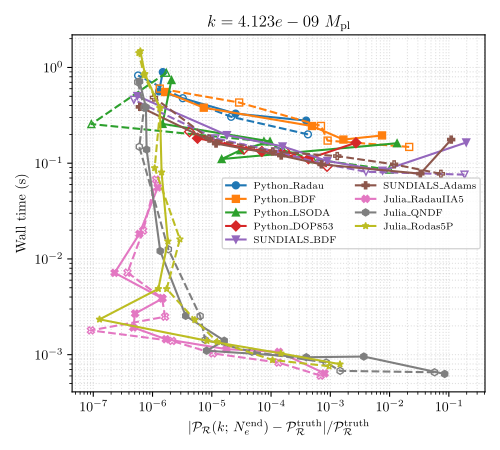

Source code (Python):
#!/usr/bin/env python3
"""Standalone single-k MS-equation solver Pareto benchmark.

Reproduces the appendix Pareto figure of LatticeLetter (Barker, Gladwyn,
Zell) at a single k value.  Nine ODE solvers (scipy.solve_ivp x 4,
SUNDIALS CVODE x 2, Julia OrdinaryDiffEq.jl x 3) are run over a 10-point
rtol sweep against both the full Mukhanov-Sasaki equation and its
deformed (no-metric-perturbation) variant.  The resulting wall-time vs
relative-error trade-off is rendered as a single-panel figure.

This script and the companion `ms_bench.jl` constitute a self-contained
reproduction kit: no imports from the rest of the CLInflation tree, no
historical data dependency.

Requirements:
    Python:  numpy, scipy, matplotlib, sksundae
    Julia:   1.10+, with OrdinaryDiffEq + BSplineKit + NPZ instantiated
             (`julia --project=. -e 'import Pkg; Pkg.instantiate()'`)
    LaTeX:   any TeX install with amsmath, amssymb, underscore

Usage:
    python pareto.py [--k VALUE_IN_GEV] [--out PATH]
"""
from __future__ import annotations

import argparse
import os
import shutil
import signal
import subprocess
import tempfile
import time as _time
from concurrent.futures import ProcessPoolExecutor, as_completed
from collections import defaultdict
from pathlib import Path

import numpy as np
from scipy import optimize
from scipy.interpolate import UnivariateSpline, BSpline
from scipy.integrate import solve_ivp

import matplotlib
matplotlib.use("Agg")
matplotlib.rcParams['text.usetex'] = True
matplotlib.rcParams['font.family'] = 'serif'
matplotlib.rcParams['text.latex.preamble'] = r'\usepackage{amsmath,amssymb}\usepackage{underscore}'
import matplotlib.pyplot as plt


Mp = 2.435e18  # reduced Planck mass in GeV

# -------------------------- pbh (USR) model --------------------------
# Inflaton potential V(phi), and the Einstein-frame field h.  Parameters
# are the same ones the paper uses for the Pareto figure.
c2, c3, phi0, lam, xi = 0.03, 0.075, 0.97, 6.6e-11, 0.10483


def V_phi(phi):
    return lam / (24 * (1 + xi * phi**2)**2) * (
        3 * phi**4 + xi**2 * phi0**4 * phi**4
        - 8 * (1 + c3) * phi0 * phi**3
        + 2 * (1 + c2) * (3 + xi * phi0**2) * phi0**2 * phi**2)


def _hofphi(phi):
    # Einstein-frame field redefinition for non-minimal coupling.
    return (np.sqrt((1 + 6 * xi) / xi)
            * np.arcsinh(phi * np.sqrt(xi * (1 + 6 * xi)))
            - np.sqrt(6) * np.arctanh(
                (np.sqrt(6) * xi * phi) / np.sqrt(1 + xi * (1 + 6 * xi) * phi**2)))


def _find_phi_for_h(h):
    for seed in np.linspace(1.0, 12.0, 100):
        sol = optimize.root(lambda p, h: _hofphi(p) - h, seed, args=(h,))
        if sol.success:
            return sol.x[0]
    return None


def V_h(h):
    return V_phi(_find_phi_for_h(h))


def h_derivatives(x, _Ne, Vh, Vh_grad):
    return [x[1], -3*x[1] + x[1]**3/2 - (3 - x[1]**2/2) * Vh_grad(x[0]) / Vh(x[0])]


# -------------------------- Background --------------------------

def build_background():
    """Return spline interpolants + (NStart, Nend, k_Ne, Ne_k).

    Mirrors the production setup in ms_benchmark.py (which itself follows
    pbh.py exactly): integrate the Einstein-frame inflaton background
    starting at h0=11 with slow-roll IC, then construct k(N_e) = a H.
    """
    print("Building V(h) interpolation...")
    h_grid = np.linspace(0, 14, 1000)
    Vh = UnivariateSpline(h_grid, [V_h(h) for h in h_grid], k=4, s=0)
    Vh_grad = Vh.derivative()

    h0  = 11
    H0  = np.sqrt(Vh(h0) / 3)
    dh0 = -Vh_grad(h0) / (3 * H0)

    print("Integrating background phi(N_e)...")
    NeArr = np.arange(0, 200, 1e-3)
    h_event = lambda Ne, x: x[0]
    h_event.terminal, h_event.direction = True, -1
    sol = solve_ivp(lambda Ne, x: h_derivatives(x, Ne, Vh, Vh_grad),
                    (NeArr[0], NeArr[-1]), [h0, dh0], t_eval=NeArr,
                    method='DOP853', atol=1e-12, rtol=1e-12, events=h_event)
    phi_arr, dphi_arr, NeArr = sol.y[0], sol.y[1], sol.t

    dphi_spl = UnivariateSpline(NeArr, dphi_arr, k=1, s=0)
    eps_arr  = dphi_arr**2 / 2
    eps_spl  = UnivariateSpline(NeArr, eps_arr, k=1, s=0)
    eta_arr  = eps_arr - 0.5 * eps_spl.derivative()(NeArr) / eps_arr
    eta_spl  = UnivariateSpline(NeArr, eta_arr, k=1, s=0)
    H_arr    = np.where(Vh(phi_arr) / (3 - eps_arr) > 0,
                        np.sqrt(Vh(phi_arr) / (3 - eps_arr)), 0)
    H_spl    = UnivariateSpline(NeArr, H_arr, k=1, s=0)

    Nend  = min(optimize.brentq(lambda Ne: eps_spl(Ne) - 1.0, 0, NeArr[-1]),
                NeArr[-1])
    NStart = 74

    def k_Ne(Ne):
        return H_spl(Ne) * np.exp(Ne - NStart) * Mp

    x_full = np.append(np.arange(0, Nend, 1e-4), Nend)
    k_full = k_Ne(x_full)
    x_mono = x_full[:np.argmax(k_full) + 1]
    k_mono = k_full[:np.argmax(k_full) + 1]
    k_spl  = UnivariateSpline(x_mono, k_mono, k=1, s=0)

    def Ne_k(ks):
        return np.array([optimize.brentq(lambda Ne: k_spl(Ne) - kk, 0, x_mono[-1])
                         for kk in ks])

    print(f"  Nend = {Nend:.2f}, NStart = {NStart}, "
          f"k_max = {k_mono[-1]/Mp:.3e} Mp")
    return eps_spl, dphi_spl, eta_spl, H_spl, k_Ne, Ne_k, NStart, Nend


# -------------------------- Spline IO --------------------------

def _spline_to_arrays(spl):
    t, c, k = spl._eval_args
    return (np.array(t), np.array(c), int(k))


def _spline_from_arrays(t, c, k):
    return BSpline(t, c, k)


# -------------------------- Solver wrappers --------------------------

def _solve_ivp_endpoint(k, Ni, Nf, k_Ne_fn, eps_spl, dphi_spl,
                        Foo, NStart, method, rtol, atol):
    """scipy.solve_ivp -> final P(k).  Two integrations: real + imag rotation."""
    ki = k_Ne_fn(Ni)
    scaling = 1e4
    tspan = [Ni, Nf]

    def f(Ne, y):
        u, up = y
        eps = eps_spl(Ne)
        foo = Foo(Ne, k)
        return [up, -(1 - eps) * up - foo * u]

    R0 = np.array([1.0 / scaling, 0.0])
    I0 = np.array([0.0, -k / ki / scaling])

    sol_R = solve_ivp(f, tspan, R0, method=method, rtol=rtol, atol=atol,
                      dense_output=False)
    sol_I = solve_ivp(f, tspan, I0, method=method, rtol=rtol, atol=atol,
                      dense_output=False)
    return _power_spectrum(k, Nf, NStart, dphi_spl,
                           sol_R.y[0, -1], sol_I.y[0, -1], scaling)


def _cvode_endpoint(k, Ni, Nf, k_Ne_fn, eps_spl, dphi_spl,
                    Foo, NStart, method, rtol, atol):
    """SUNDIALS CVODE (via sksundae) -> final P(k).  Two integrations."""
    from sksundae.cvode import CVODE
    ki = k_Ne_fn(Ni)
    scaling = 1e4
    tspan = np.array([Ni, Nf])

    def f(Ne, y, yp):
        u, up = y
        eps = eps_spl(Ne)
        foo = Foo(Ne, k)
        yp[0] = up
        yp[1] = -(1 - eps) * up - foo * u

    R0 = np.array([1.0 / scaling, 0.0])
    I0 = np.array([0.0, -k / ki / scaling])
    sR_end = CVODE(f, method=method, rtol=rtol, atol=atol, max_num_steps=500000).solve(tspan, R0).y[-1, 0]
    sI_end = CVODE(f, method=method, rtol=rtol, atol=atol, max_num_steps=500000).solve(tspan, I0).y[-1, 0]
    return _power_spectrum(k, Nf, NStart, dphi_spl, sR_end, sI_end, scaling)


def _power_spectrum(k, Nf, NStart, dphi_spl, R_end, I_end, scaling):
    u_sq = scaling**2 / (2 * k) * (R_end**2 + I_end**2)
    a_Nf = np.exp(Nf - NStart)
    z    = -a_Nf * dphi_spl(Nf) * Mp
    if z == 0:
        z = 1e-30
    return (k**3) * u_sq / (2 * np.pi**2 * z**2)


# -------------------------- Python pool worker --------------------------

class _Timeout(Exception): pass
def _alarm(signum, frame): raise _Timeout()


def _python_worker(args):
    """Sweep all rtols for one (method, k) over both equations.

    Loosest rtol first; once a solve times out at the per-rtol limit, all
    tighter rtols are auto-marked as failures (they would be slower).
    """
    RTOL_TIMEOUT = 1  # seconds
    (k, Ni, Nf, NStart, method, rtols, atol_fac,
     eps_arr, dphi_arr, eta_arr, hub_arr) = args

    eps_spl = _spline_from_arrays(*eps_arr)
    dphi_spl = _spline_from_arrays(*dphi_arr)
    eta_spl = _spline_from_arrays(*eta_arr)
    hub_spl = _spline_from_arrays(*hub_arr)
    eps_d = eps_spl.derivative()
    eta_d = eta_spl.derivative()

    def k_Ne(Ne):
        return hub_spl(Ne) * np.exp(Ne - NStart) * Mp

    def _foo(Ne, k_val, mod=False):
        kc = k_Ne(Ne)
        eps, et = float(eps_spl(Ne)), float(eta_spl(Ne))
        epsp, etp = float(eps_d(Ne)), float(eta_d(Ne))
        base = (k_val / kc)**2 + (1 + eps - et)*(et - 2) - (epsp - etp)
        return base + 2*eps*(3 + eps - 2*et) if mod else base

    sweep = sorted(rtols, reverse=True)
    results = []
    old = signal.signal(signal.SIGALRM, _alarm)
    try:
        for eq, mod in [("MS", False), ("MS_mod", True)]:
            for i, rt in enumerate(sweep):
                atol = rt * atol_fac
                signal.alarm(RTOL_TIMEOUT)
                try:
                    t0 = _time.perf_counter()
                    Foo_fn = lambda Ne, k_val, _mod=mod: _foo(Ne, k_val, _mod)
                    if method.startswith("CVODE_"):
                        P = _cvode_endpoint(k, Ni, Nf, k_Ne, eps_spl, dphi_spl,
                                            Foo_fn, NStart,
                                            method.split("_", 1)[1], rt, atol)
                    else:
                        P = _solve_ivp_endpoint(k, Ni, Nf, k_Ne, eps_spl, dphi_spl,
                                                Foo_fn, NStart, method, rt, atol)
                    dt = _time.perf_counter() - t0
                    ok = not (np.isnan(P) or np.isinf(P) or P <= 0)
                    results.append((method, rt, float(P) if ok else np.nan,
                                    dt, ok, eq))
                except _Timeout:
                    dt = _time.perf_counter() - t0
                    results.append((method, rt, np.nan, dt, False, eq))
                    # Skip remaining (tighter) rtols.
                    for rt_rem in sweep[i+1:]:
                        results.append((method, rt_rem, np.nan, 0.0, False, eq))
                    break
                finally:
                    signal.alarm(0)
    finally:
        signal.signal(signal.SIGALRM, old)
    return results


# -------------------------- Julia subprocess --------------------------

def _julia_worker(args):
    """One Julia subprocess handles all (Julia method x rtol x equation)
    for a single k.  Communicates via two NPZ files.
    """
    (k, Ni, Nf, NStart, julia_methods, rtols, atol_fac,
     eps_arr, dphi_arr, eta_arr, hub_arr, sysimage) = args

    julia_bin = shutil.which("julia")
    if julia_bin is None:
        return []

    here = Path(__file__).resolve().parent
    bench_jl = here / "ms_bench.jl"
    jl_names = [m.split("_", 1)[1] for m in julia_methods]  # strip "JL_"
    methods_str = ",".join(jl_names)

    with tempfile.TemporaryDirectory() as td:
        inp = os.path.join(td, "in.npz")
        out = os.path.join(td, "out.npz")
        np.savez(inp,
                 eps_t=eps_arr[0],  eps_c=eps_arr[1],  eps_k=np.float64(eps_arr[2]),
                 dphi_t=dphi_arr[0], dphi_c=dphi_arr[1], dphi_k=np.float64(dphi_arr[2]),
                 eta_t=eta_arr[0],  eta_c=eta_arr[1],  eta_k=np.float64(eta_arr[2]),
                 hub_t=hub_arr[0],  hub_c=hub_arr[1],  hub_k=np.float64(hub_arr[2]),
                 k_phys=np.float64(k), Ni=np.float64(Ni), Nf=np.float64(Nf),
                 NStart=np.float64(NStart),
                 methods_str=np.frombuffer(methods_str.encode("ascii"), dtype=np.uint8),
                 rtols=np.array(rtols, dtype=np.float64),
                 atol_factor=np.float64(atol_fac))

        cmd = [julia_bin]
        if sysimage and os.path.exists(sysimage):
            cmd.append(f"-J{sysimage}")
        cmd += [f"--project={here}", str(bench_jl), inp, out]
        env = os.environ.copy()
        env["OPENBLAS_NUM_THREADS"] = "1"
        env["MKL_NUM_THREADS"] = "1"

        try:
            r = subprocess.run(cmd, capture_output=True, text=True,
                               timeout=300, env=env)
            if r.returncode != 0:
                return []
            d = np.load(out)
        except (subprocess.TimeoutExpired, FileNotFoundError):
            return []

    results = []
    for eq, suffix in [("MS", ""), ("MS_mod", "_mod")]:
        Pf, wt, sc = d[f"P_finals{suffix}"], d[f"wall_times{suffix}"], d[f"success{suffix}"]
        idx = 0
        for m in julia_methods:
            for rt in rtols:
                P  = Pf[idx]
                ok = sc[idx] > 0.5
                results.append((m, rt, P if ok else np.nan, wt[idx], ok, eq))
                idx += 1
    return results


# -------------------------- Ground truth --------------------------

def compute_ground_truth(results):
    """Consensus P_truth = mean of each Julia method's tightest-rtol value.

    Python solvers are explicitly excluded from contributing to the
    reference because they ran only at default tolerance and would
    contaminate the truth with their inherent looseness.  If no Julia
    results survived, fall back to averaging all methods' tightest-rtol
    values (graceful degradation).
    """
    jl, alt = defaultdict(list), defaultdict(list)
    for m, rt, P, dt, ok in results:
        if not ok or np.isnan(P) or np.isinf(P) or P <= 0:
            continue
        alt[m].append((rt, P))
        if m.startswith("JL_"):
            jl[m].append((rt, P))
    chosen = jl if jl else alt
    tightest = [min(v, key=lambda r: r[0])[1] for v in chosen.values()]
    return float(np.mean(tightest)) if tightest else None


# -------------------------- Plotting --------------------------

def _display_name(m):
    if m.startswith("JL_"):
        return r"$\mathrm{Julia\_" + m[3:] + r"}$"
    if m.startswith("CVODE_"):
        return r"$\mathrm{SUNDIALS\_" + m[6:] + r"}$"
    return r"$\mathrm{Python\_" + m + r"}$"


def plot_pareto(k, results, P_ms, P_mod, methods, out_pdf, title=None):
    by_me = defaultdict(list)
    for entry in results:
        m, rt, P, dt, ok = entry[:5]
        eq = entry[5]
        if ok and not (np.isnan(P) or np.isinf(P) or P <= 0):
            by_me[(m, eq)].append((rt, P, dt))

    colors  = {m: f"C{i % 10}" for i, m in enumerate(methods)}
    markers = {m: ['o','s','^','D','v','P','X','h','*'][i % 9] for i, m in enumerate(methods)}
    style = {"MS": dict(ls='-', fillstyle='full'),
             "MS_mod": dict(ls='--', fillstyle='none')}

    fig, ax = plt.subplots(figsize=(5, 4.5))
    for m in methods:
        for eq in ("MS", "MS_mod"):
            truth = P_ms if eq == "MS" else P_mod
            data = by_me.get((m, eq), [])
            if truth is None or not data:
                continue
            data.sort(key=lambda x: x[0], reverse=True)
            rts, Ps, ts = zip(*data)
            err = np.abs(np.array(Ps) - truth) / truth
            err = np.where(err == 0, 1e-16, err)
            ax.plot(err, ts,
                    marker=markers[m], color=colors[m],
                    label=_display_name(m) if eq == "MS" else None,
                    markersize=5, ls=style[eq]['ls'], fillstyle=style[eq]['fillstyle'])

    ax.set_xscale('log'); ax.set_yscale('log')
    ax.set_xlabel(r'$|\mathcal{P}_{\mathcal{R}}(k;\, N_e^{\mathrm{end}}) - \mathcal{P}_{\mathcal{R}}^{\mathrm{truth}}| / \mathcal{P}_{\mathcal{R}}^{\mathrm{truth}}$')
    ax.set_ylabel(r'$\mathrm{Wall\ time\ (s)}$')
    if title:
        ax.set_title(title)
    else:
        ax.set_title(rf'$k = {k/Mp:.3e}\ M_\mathrm{{pl}}$')
    ax.legend(fontsize=7, loc='best', ncol=2)
    fig.tight_layout()
    fig.savefig(out_pdf)
    print(f"Wrote {out_pdf}")


# -------------------------- Main --------------------------

def main():
    parser = argparse.ArgumentParser(description=__doc__)
    parser.add_argument('--k', type=float, default=1.004e10,
                        help='Single k value in GeV (default 1.004e10)')
    parser.add_argument('--out', type=str,
                        default=str(Path(__file__).resolve().parent / "pareto.pdf"))
    parser.add_argument('--sysimage', type=str, default=None,
                        help='Optional Julia sysimage.so for fast startup')
    parser.add_argument('--title', type=str, default=None,
                        help='Plot title (typically the hardware string). '
                             'Defaults to "$k = ...\\,M_pl$".')
    args = parser.parse_args()

    (eps_spl, dphi_spl, eta_spl, H_spl,
     k_Ne, Ne_k, NStart, Nend) = build_background()

    eps_arr  = _spline_to_arrays(eps_spl)
    dphi_arr = _spline_to_arrays(dphi_spl)
    eta_arr  = _spline_to_arrays(eta_spl)
    hub_arr  = _spline_to_arrays(H_spl)

    # Per-k integration window: start at 1/20 horizon (matches pbh.py);
    # stop at horizon-cross + 7 e-folds (matches the current production
    # spectrum-generation convention).
    k_start = args.k / 20
    Ni = 0.0 if k_start <= k_Ne(0.0) else float(Ne_k([k_start])[0])
    Nf = min(Nend, float(Ne_k([args.k])[0]) + 7.0)
    print(f"k = {args.k:.3e} GeV ({args.k/Mp:.3e} Mp), "
          f"Ni = {Ni:.2f}, Nf = {Nf:.2f}")

    python_methods = ["Radau", "BDF", "LSODA", "DOP853",
                      "CVODE_BDF", "CVODE_Adams"]
    julia_methods  = ["JL_RadauIIA5", "JL_QNDF", "JL_Rodas5P"]
    all_methods    = python_methods + julia_methods
    rtols          = list(np.logspace(-3, -12, 10))
    atol_fac       = 1e-3

    print(f"Running {len(python_methods)} Python + {len(julia_methods)} Julia methods "
          f"x {len(rtols)} rtols ...")

    n_cpu = os.cpu_count() or 4
    results = []
    with ProcessPoolExecutor(max_workers=n_cpu) as py_pool:
        py_futs = [py_pool.submit(_python_worker,
                                  (args.k, Ni, Nf, NStart, m, rtols, atol_fac,
                                   eps_arr, dphi_arr, eta_arr, hub_arr))
                   for m in python_methods]
        with ProcessPoolExecutor(max_workers=1) as jl_pool:
            jl_fut = jl_pool.submit(_julia_worker,
                                    (args.k, Ni, Nf, NStart,
                                     julia_methods, rtols, atol_fac,
                                     eps_arr, dphi_arr, eta_arr, hub_arr,
                                     args.sysimage))
            for f in as_completed(py_futs + [jl_fut]):
                results.extend(f.result())

    # Split MS / MS_mod for per-equation ground truth.
    ms     = [(m, rt, P, dt, ok) for m, rt, P, dt, ok, eq in results if eq == "MS"]
    ms_mod = [(m, rt, P, dt, ok) for m, rt, P, dt, ok, eq in results if eq == "MS_mod"]
    P_truth_ms  = compute_ground_truth(ms)     if ms     else None
    P_truth_mod = compute_ground_truth(ms_mod) if ms_mod else None

    n_ok = sum(1 for r in results if r[4])
    print(f"{n_ok}/{len(results)} ok.  "
          f"P_truth_MS = {P_truth_ms!r}, P_truth_mod = {P_truth_mod!r}")

    plot_pareto(args.k, results, P_truth_ms, P_truth_mod, all_methods, args.out,
                title=args.title)


if __name__ == '__main__':
    main()
